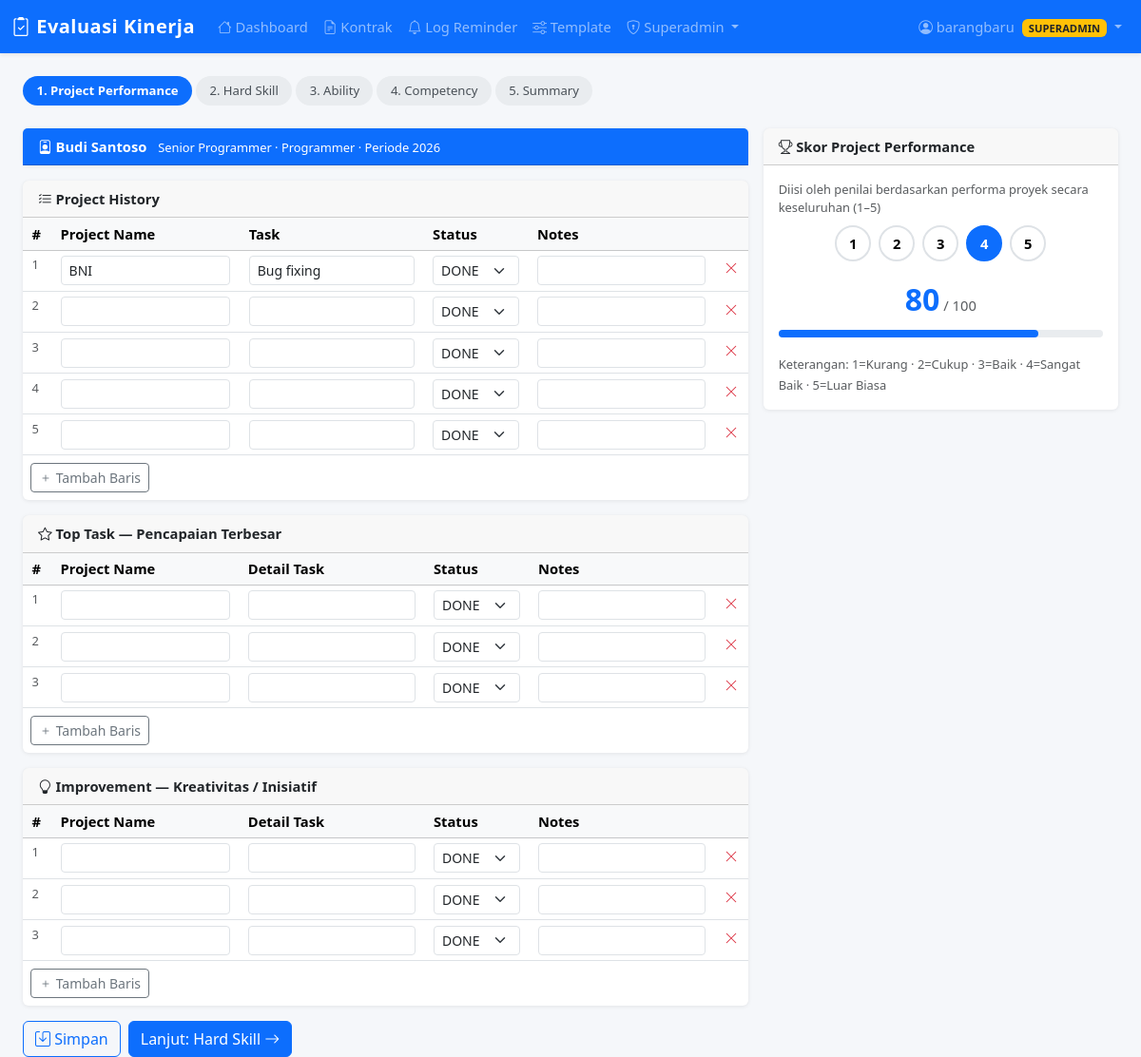
/eval/1/project (signed in), run on the app's committed database.
### tables this page shows
CREATE TABLE employees (
    id INTEGER PRIMARY KEY AUTOINCREMENT,
    name TEXT NOT NULL,
    jabatan TEXT DEFAULT '',
    divisi TEXT NOT NULL,
    created_at TEXT DEFAULT (datetime('now','localtime'))
, level TEXT DEFAULT 'Staff', employment_type TEXT DEFAULT 'tetap', contract_start TEXT DEFAULT '', contract_end TEXT DEFAULT '', email TEXT DEFAULT '', phone TEXT DEFAULT '', telegram_id TEXT DEFAULT '', is_active INTEGER DEFAULT 1, notes TEXT DEFAULT '');

CREATE TABLE evaluations (
    id INTEGER PRIMARY KEY AUTOINCREMENT,
    employee_id INTEGER NOT NULL,
    periode TEXT NOT NULL,
    status TEXT DEFAULT 'draft',
    pp_score INTEGER DEFAULT 0,
    pp_total REAL DEFAULT 0,
    hs_total REAL DEFAULT 0,
    ability_score REAL DEFAULT 0,
    competency_total REAL DEFAULT 0,
    final_total REAL DEFAULT 0,
    evaluator TEXT DEFAULT '',
    overall_assessment TEXT DEFAULT '',
    development_plan TEXT DEFAULT '',
    created_at TEXT DEFAULT (datetime('now','localtime')),
    FOREIGN KEY(employee_id) REFERENCES employees(id) ON DELETE CASCADE
);

CREATE TABLE project_entries (
    id INTEGER PRIMARY KEY AUTOINCREMENT,
    eval_id INTEGER NOT NULL,
    entry_type TEXT NOT NULL,
    project_name TEXT DEFAULT '',
    detail_task TEXT DEFAULT '',
    status TEXT DEFAULT 'DONE',
    notes TEXT DEFAULT '',
    sort_order INTEGER DEFAULT 0,
    FOREIGN KEY(eval_id) REFERENCES evaluations(id) ON DELETE CASCADE
);

### app.py (the view, shortened to what this page needs)
@app.route('/eval/<int:eval_id>/project', methods=['GET', 'POST'])
@login_required
def eval_project(eval_id):
    db = get_db()
    ev = get_eval_or_404(db, eval_id)
    if not ev:
        flash('Evaluasi tidak ditemukan', 'danger')
        return redirect(url_for('index'))
    entries = {t: db.execute(
        'SELECT * FROM project_entries WHERE eval_id=? AND entry_type=? ORDER BY sort_order',
        (eval_id, t)).fetchall() for t in ['history','top_task','improvement']}
    return render_template('eval_project.html', ev=ev, entries=entries)

### app.py (called while the page is built)
def get_db():
    if 'db' not in g:
        g.db = sqlite3.connect(DB_PATH)
        g.db.row_factory = sqlite3.Row
        g.db.execute('PRAGMA foreign_keys = ON')
    return g.db

def login_required(f):
    @wraps(f)
    def decorated(*args, **kwargs):
        if 'user_id' not in session:
            flash('Silakan login terlebih dahulu', 'warning')
            return redirect(url_for('login', next=request.path))
        return f(*args, **kwargs)
    return decorated

@app.context_processor
def inject_globals():
    return {
        'current_user': {
            'id':       session.get('user_id'),
            'username': session.get('username'),
            'name':     session.get('user_name'),
            'role':     session.get('user_role'),
        } if 'user_id' in session else None,
        'now_year':   date.today().year,
        'today_date': date.today().isoformat(),
    }

def get_eval_or_404(db, eval_id):
    return db.execute('''SELECT e.*, emp.name AS emp_name, emp.jabatan, emp.divisi
                         FROM evaluations e JOIN employees emp ON emp.id = e.employee_id
                         WHERE e.id=?''', (eval_id,)).fetchone()

### templates/eval_project.html (shortened to what this page needs)
{% extends 'base.html' %}
{% block content %}
<div class="eval-steps">
  <span class="step active">1. Project Performance</span>
  <a href="/eval/{{ ev.id }}/hardskill" class="step">2. Hard Skill</a>
  <a href="/eval/{{ ev.id }}/ability" class="step">3. Ability</a>
  <a href="/eval/{{ ev.id }}/competency" class="step">4. Competency</a>
  <a href="/eval/{{ ev.id }}/summary" class="step">5. Summary</a>
</div>
<div class="row g-3">
  <div class="col-lg-8">
    <div class="card mb-3">
      <div class="card-header bg-primary text-white py-2 fw-bold">
        <i class="bi bi-person-badge"></i> {{ ev.emp_name }}
        <small class="ms-2 fw-normal">{{ ev.jabatan }} · {{ ev.divisi }} · Periode {{ ev.periode }}</small>
      </div>
    </div>
    <form method="post">
      <div class="card mb-3">
        <div class="card-header py-2 fw-bold"><i class="bi bi-list-check"></i> Project History</div>
        <div class="card-body p-0">
          <table class="table table-sm mb-0" id="tbl-history">
            <thead class="table-light"><tr>
              <th style="width:30px">#</th>
              <th>Project Name</th><th>Task</th>
              <th style="width:110px">Status</th><th>Notes</th><th></th>
            </tr></thead>
            <tbody id="body-history">
              {% set rows = entries.history if entries.history else [] %}
              {% for e in rows %}
              <tr>
                <td class="text-muted small">{{ loop.index }}</td>
                <td><input type="text" name="history_project_name" class="form-control form-control-sm" value="{{ e.project_name }}"></td>
                <td><input type="text" name="history_detail_task" class="form-control form-control-sm" value="{{ e.detail_task }}"></td>
                <td><select name="history_status" class="form-select form-select-sm">
                  {% for s in ['DONE','ONPROGRESS','CANCELLED'] %}
                  <option {% if e.status==s %}selected{% endif %}>{{ s }}</option>{% endfor %}
                </select></td>
                <td><input type="text" name="history_notes" class="form-control form-control-sm" value="{{ e.notes }}"></td>
                <td><button type="button" class="btn btn-sm btn-link text-danger p-0" onclick="delRow(this)"><i class="bi bi-x-lg"></i></button></td>
              </tr>
              {% endfor %}
              {% for i in range([5 - (entries.history|length), 0]|max) %}
              <tr>
                <td class="text-muted small">{{ (entries.history|length) + loop.index }}</td>
                <td><input type="text" name="history_project_name" class="form-control form-control-sm"></td>
                <td><input type="text" name="history_detail_task" class="form-control form-control-sm"></td>
                <td><select name="history_status" class="form-select form-select-sm">
                  <option>DONE</option><option>ONPROGRESS</option><option>CANCELLED</option>
                </select></td>
                <td><input type="text" name="history_notes" class="form-control form-control-sm"></td>
                <td><button type="button" class="btn btn-sm btn-link text-danger p-0" onclick="delRow(this)"><i class="bi bi-x-lg"></i></button></td>
              </tr>
              {% endfor %}
            </tbody>
          </table>
          <div class="p-2"><button type="button" class="btn btn-sm btn-outline-secondary" onclick="addRow('body-history','history')">
            <i class="bi bi-plus"></i> Tambah Baris</button></div>
        </div>
      </div>
      <div class="card mb-3">
        <div class="card-header py-2 fw-bold"><i class="bi bi-star"></i> Top Task — Pencapaian Terbesar</div>
        <div class="card-body p-0">
          <table class="table table-sm mb-0">
            <thead class="table-light"><tr>
              <th style="width:30px">#</th>
              <th>Project Name</th><th>Detail Task</th>
              <th style="width:110px">Status</th><th>Notes</th><th></th>
            </tr></thead>
            <tbody id="body-top">
              {% set rows = entries.top_task if entries.top_task else [] %}
              {% for i in range([3 - (entries.top_task|length), 0]|max) %}
              <tr>
                <td class="text-muted small">{{ (entries.top_task|length) + loop.index }}</td>
                <td><input type="text" name="top_task_project_name" class="form-control form-control-sm"></td>
                <td><input type="text" name="top_task_detail_task" class="form-control form-control-sm"></td>
                <td><select name="top_task_status" class="form-select form-select-sm">
                  <option>DONE</option><option>ONPROGRESS</option><option>CANCELLED</option>
                </select></td>
                <td><input type="text" name="top_task_notes" class="form-control form-control-sm"></td>
                <td><button type="button" class="btn btn-sm btn-link text-danger p-0" onclick="delRow(this)"><i class="bi bi-x-lg"></i></button></td>
              </tr>
              {% endfor %}
            </tbody>
          </table>
          <div class="p-2"><button type="button" class="btn btn-sm btn-outline-secondary" onclick="addRow('body-top','top_task')">
            <i class="bi bi-plus"></i> Tambah Baris</button></div>
        </div>
      </div>
      <div class="card mb-3">
        <div class="card-header py-2 fw-bold"><i class="bi bi-lightbulb"></i> Improvement — Kreativitas / Inisiatif</div>
        <div class="card-body p-0">
          <table class="table table-sm mb-0">
            <thead class="table-light"><tr>
              <th style="width:30px">#</th>
              <th>Project Name</th><th>Detail Task</th>
              <th style="width:110px">Status</th><th>Notes</th><th></th>
            </tr></thead>
            <tbody id="body-imp">
              {% set rows = entries.improvement if entries.improvement else [] %}
              {% for i in range([3 - (entries.improvement|length), 0]|max) %}
              <tr>
                <td class="text-muted small">{{ (entries.improvement|length) + loop.index }}</td>
                <td><input type="text" name="improvement_project_name" class="form-control form-control-sm"></td>
                <td><input type="text" name="improvement_detail_task" class="form-control form-control-sm"></td>
                <td><select name="improvement_status" class="form-select form-select-sm">
                  <option>DONE</option><option>ONPROGRESS</option><option>CANCELLED</option>
                </select></td>
                <td><input type="text" name="improvement_notes" class="form-control form-control-sm"></td>
                <td><button type="button" class="btn btn-sm btn-link text-danger p-0" onclick="delRow(this)"><i class="bi bi-x-lg"></i></button></td>
              </tr>
              {% endfor %}
            </tbody>
          </table>
          <div class="p-2"><button type="button" class="btn btn-sm btn-outline-secondary" onclick="addRow('body-imp','improvement')">
            <i class="bi bi-plus"></i> Tambah Baris</button></div>
        </div>
      </div>
      <div class="d-flex gap-2">
        <button type="submit" name="action" value="save" class="btn btn-outline-primary">
          <i class="bi bi-save"></i> Simpan
        </button>
        <button type="submit" name="action" value="next" class="btn btn-primary">
          Lanjut: Hard Skill <i class="bi bi-arrow-right"></i>
        </button>
      </div>
    </form>
  </div>
  <div class="col-lg-4">
    <div class="card sticky-score">
      <div class="card-header py-2 fw-bold"><i class="bi bi-trophy"></i> Skor Project Performance</div>
      <div class="card-body">
        <p class="text-muted small mb-2">Diisi oleh penilai berdasarkan performa proyek secara keseluruhan (1–5)</p>
        <form method="post" id="ppScoreForm">
          <div class="d-flex gap-2 justify-content-center mb-3" id="pp-btns">
            {% for v in [1,2,3,4,5] %}
            <button type="button" onclick="setPP({{ v }})"
              class="rating-btn {{ 'sel' if ev.pp_score == v else '' }}" id="pp-btn-{{ v }}">{{ v }}</button>
            {% endfor %}
          </div>
          <div class="text-center mb-2">
            <span class="score-badge text-primary" id="pp-display">{{ ev.pp_total | int }}</span>
            <span class="text-muted"> / 100</span>
          </div>
          <div class="gauge-bar mb-3"><div class="gauge-fill" id="pp-gauge" style="width:{{ ev.pp_total }}%"></div></div>
          <small class="text-muted">
            Keterangan: 1=Kurang · 2=Cukup · 3=Baik · 4=Sangat Baik · 5=Luar Biasa
          </small>
        </form>
      </div>
    </div>
  </div>
</div>
{% endblock %}

### templates/base.html (style rules this page uses)
body { background:#f5f7fa; font-size:.92rem; }
.card { border:none; box-shadow:0 1px 4px rgba(0,0,0,.08); }
.eval-steps { display:flex; gap:4px; margin-bottom:1.5rem; flex-wrap:wrap; }
.eval-steps .step { padding:.35rem .9rem; border-radius:20px; font-size:.82rem; background:#e9ecef; color:#495057; text-decoration:none; }
.eval-steps .step.active { background:#0d6efd; color:#fff; font-weight:600; }
.score-badge { font-size:2rem; font-weight:700; }
.table-sm th, .table-sm td { padding:.35rem .6rem; }
.rating-btn { width:38px; height:38px; border-radius:50%; border:2px solid #dee2e6; background:#fff; cursor:pointer; font-weight:600; transition:.15s; }
.rating-btn.sel { background:#0d6efd; color:#fff; border-color:#0d6efd; }
.gauge-bar { height:8px; border-radius:4px; background:#e9ecef; }
.gauge-fill { height:8px; border-radius:4px; background:#0d6efd; transition:width .4s; }
.sticky-score { position:sticky; top:70px; }

### data on the page
employees: emp_name "Budi Santoso", jabatan "Senior Programmer", divisi "Programmer"
evaluations: periode "2026", pp_total "80"
project_entries: history_project_name "BNI", history_detail_task "Bug fixing", history_status "DONE"

### other printed values
{{ current_user.name }} "barangbaru"
{{ current_user.role | upper }} "SUPERADMIN"
{{ (entries.history|length) + loop.index }} "2" "3" "4" "5"
{{ (entries.top_task|length) + loop.index }} "1" "2" "3"
{{ (entries.improvement|length) + loop.index }} "1" "2" "3"
{{ v }} "1" "2" "3" "4" "5"
